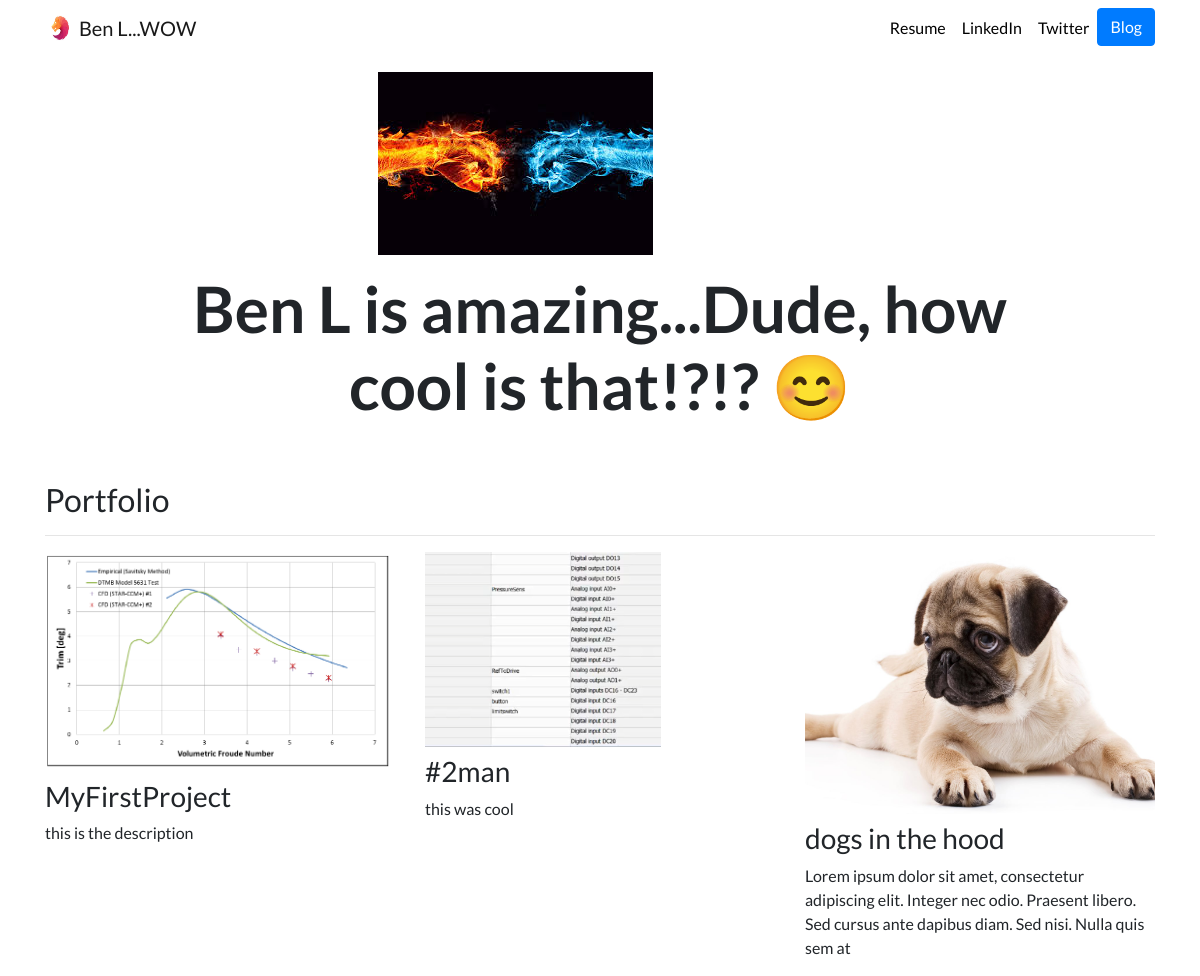
The page / on the database its author committed.
### portfolio/models.py (models this page shows, shortened)
class Project(models.Model):
    title = models.CharField(max_length = 100)
    description = models.CharField(max_length = 150)
    image = models.ImageField(upload_to="portfolio/images/")
    url = models.URLField(blank=True)

### portfolio/views.py (the view)
# urls.py: 2. Add a URL to urlpatterns:  path('', views.home, name='home')
def home(request):
    projects = Project.objects.all()
    return render(request,"portfolio/home.html", {"projects":projects})

### portfolio/templates/portfolio/home.html
{% extends "portfolio/base.html" %}
{% load static %}
{% block content %}
<div class="row justify-content-center my-3">
  <div class="col-5">
    <img src="{% static 'portfolio/lataus.jpg' %}" class="img-fluid">
  </div>
</div>
<div class="row justify-content-center mb-3">
  <div class="col-md-9 text-center">
    <h1 id="hometext" class="font-weight-bold">Ben L is amazing...Dude, how cool is that!?!? 😊</h1>
  </div>
</div>
<h2 class="mt-5">Portfolio</h2>
<hr>
<div class="row">
  {% for project in projects %}
  <div class="col-lg-4 col-md-6">
    {% if project.url %}
    <a href="{{ project.url }}">
      <img src="{{ project.image.url }}" class="img-fluid mb-2">
    </a>
    {% else %}
    <img src="{{ project.image.url }}" class="img-fluid mb-2">
    {% endif %}
    <h3>{{ project.title }}</h3>
    <p>{{ project.description }}</p>
  </div>
  {% endfor %}
</div>
{% endblock %}

### portfolio/templates/portfolio/base.html (shortened to what this page needs)
{% load static %}
<!doctype html>
<html lang="en">
<head>
  <link rel="stylesheet" href="https://stackpath.bootstrapcdn.com/bootstrap/4.4.1/css/bootstrap.min.css">
  <link rel="stylesheet" href="{% static "portfolio/custom.css" %}">
</head>
<body>
  <nav id="topNav" class="navbar navbar-expand-md navbar-light">
    <div class="container">
      <a class="navbar-brand" href="{% url 'home' %}">
        <img src="{% static "portfolio/logo.jpg" %}" width="30" height="30" class="d-inline-block align-top" alt="Nick's Logo">
        <span>Ben L...WOW</span>
      </a>
      <div class="collapse navbar-collapse text-center" id="navbarNav">
        <ul class="navbar-nav ml-auto">
          <li class="nav-item">
            <a class="nav-link" href="{% static "portfolio/resume.pdf" %}">Resume</a>
          </li>
          <li class="nav-item">
            <a class="nav-link" href="https://www.linkedin.com/in/nick-walter/" target="_blank">LinkedIn</a>
          </li>
          <li class="nav-item">
            <a class="nav-link" href="https://twitter.com/ZappyCode" target="_blank">Twitter</a>
          </li>
          <li>
            <a role="button" href="{% url 'blog:all_blogs' %}" class="btn btn-primary">Blog</a>
          </li>
        </ul>
      </div>
    </div>
  </nav>
  <div class="container">
    {% block content %}{% endblock %}
  </div>
</body>
</html>

### portfolio/static/portfolio/custom.css (style rules this page uses)
.navbar-nav .nav-link { color: rgba(0,0,0,1) !important; }
body { font-family: 'Lato', sans-serif; }
@media (min-width: 992px) { #hometext { font-size: 4rem; } }

### rows shown on the page
Project: image (picture), title "MyFirstProject", description "this is the description"
Project: image (picture), title "#2man", description "this was cool"
Project: image (picture), title "dogs in the hood", description "Lorem ipsum dolor sit amet, consectetur adipiscing elit. Integer nec odio. Praesent libero. Sed cursus ante dapibus diam. Sed nisi. Nulla quis sem at"
